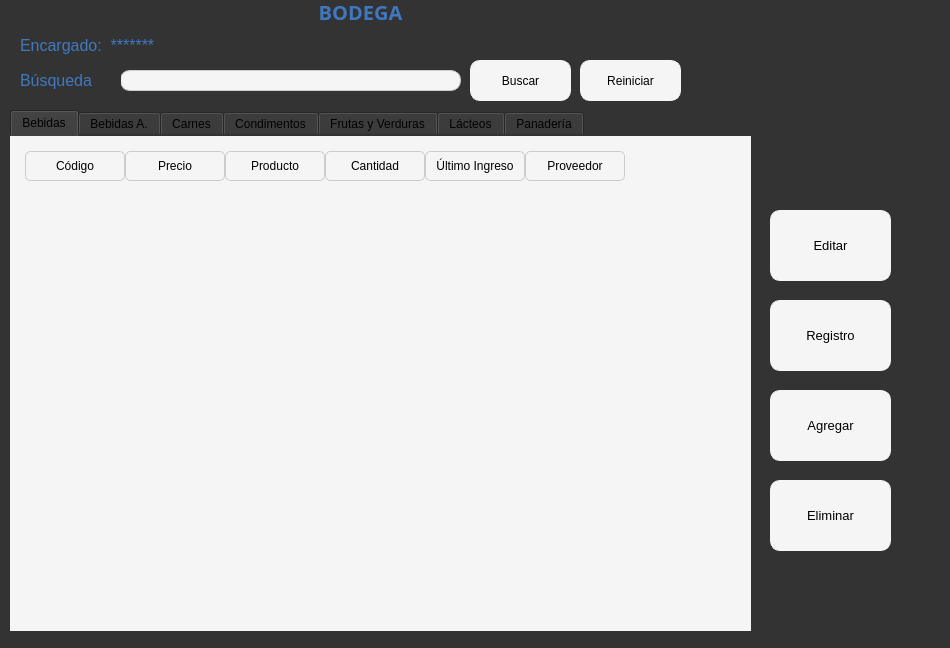
<?xml version="1.0" encoding="UTF-8"?>
<ui version="4.0">
 <class>Form</class>
 <widget class="QWidget" name="Form">
  <property name="geometry">
   <rect>
    <x>0</x>
    <y>0</y>
    <width>950</width>
    <height>648</height>
   </rect>
  </property>
  <property name="font">
   <font>
    <family>Segoe UI Symbol</family>
   </font>
  </property>
  <property name="windowTitle">
   <string>Form</string>
  </property>
  <property name="styleSheet">
   <string notr="true">background-color: rgb(51, 51, 51);</string>
  </property>
  <widget class="QLineEdit" name="barrabusqueda">
   <property name="geometry">
    <rect>
     <x>120</x>
     <y>70</y>
     <width>341</width>
     <height>21</height>
    </rect>
   </property>
   <property name="font">
    <font>
     <family>Segoe UI Symbol</family>
    </font>
   </property>
   <property name="styleSheet">
    <string notr="true">QLineEdit {
    border: 1px solid #ccc;
    border-radius: 10px;
    background-color: rgb(245, 245, 245);
}
</string>
   </property>
   <property name="text">
    <string/>
   </property>
  </widget>
  <widget class="QLabel" name="lbl_busqueda">
   <property name="geometry">
    <rect>
     <x>20</x>
     <y>70</y>
     <width>101</width>
     <height>21</height>
    </rect>
   </property>
   <property name="font">
    <font>
     <family>Segoe UI Symbol</family>
     <pointsize>12</pointsize>
    </font>
   </property>
   <property name="styleSheet">
    <string notr="true">color: #4078c0</string>
   </property>
   <property name="text">
    <string>Búsqueda</string>
   </property>
  </widget>
  <widget class="QLabel" name="ENCARGADO">
   <property name="geometry">
    <rect>
     <x>20</x>
     <y>30</y>
     <width>221</width>
     <height>31</height>
    </rect>
   </property>
   <property name="font">
    <font>
     <family>Segoe UI Symbol</family>
     <pointsize>12</pointsize>
    </font>
   </property>
   <property name="styleSheet">
    <string notr="true">color: #4078c0</string>
   </property>
   <property name="text">
    <string>Encargado:  *******</string>
   </property>
  </widget>
  <widget class="QLabel" name="titulo_bodega">
   <property name="geometry">
    <rect>
     <x>0</x>
     <y>0</y>
     <width>721</width>
     <height>24</height>
    </rect>
   </property>
   <property name="font">
    <font>
     <family>Sitka Small Semibold</family>
     <pointsize>15</pointsize>
     <weight>75</weight>
     <bold>true</bold>
    </font>
   </property>
   <property name="styleSheet">
    <string notr="true">
color: #4078c0</string>
   </property>
   <property name="text">
    <string>BODEGA</string>
   </property>
   <property name="alignment">
    <set>Qt::AlignCenter</set>
   </property>
  </widget>
  <widget class="QTabWidget" name="tabWidget">
   <property name="geometry">
    <rect>
     <x>10</x>
     <y>110</y>
     <width>741</width>
     <height>521</height>
    </rect>
   </property>
   <property name="font">
    <font>
     <family>Segoe UI Symbol</family>
     <pointsize>9</pointsize>
    </font>
   </property>
   <property name="styleSheet">
    <string notr="true">QTableWidget {
    background-color: #f5f5f5; /* Set entire widget background to #f5f5f5 */
    border: none; /* Remove external border */
    border-radius: 10px;
    padding: 5px;
    gridline-color: #ddd; /* Keep gridlines for column distinction */
}
QTableWidget::item {
    background-color: #f5f5f5; /* Set item background to #f5f5f5 */
    border: none; /* Remove item border */
    padding: 5px;
}
QHeaderView::section {
    background-color: #f5f5f5; /* Set header background to #f5f5f5 */
    border: 1px solid #ccc; /* Keep header border for distinction */
    border-radius: 5px;
    padding: 5px;
}
QTabWidget {
    background-color: #f5f5f5; /* Set tab widget background to #f5f5f5 */
    border: none; /* Remove external border */
    border-radius: 10px;
}</string>
   </property>
   <property name="currentIndex">
    <number>0</number>
   </property>
   <widget class="QWidget" name="BEBIDAS">
    <property name="font">
     <font>
      <pointsize>15</pointsize>
     </font>
    </property>
    <attribute name="title">
     <string>Bebidas</string>
    </attribute>
    <widget class="QTableWidget" name="tabla_bebidas">
     <property name="geometry">
      <rect>
       <x>10</x>
       <y>10</y>
       <width>721</width>
       <height>481</height>
      </rect>
     </property>
     <property name="font">
      <font>
       <family>Segoe UI Symbol</family>
       <pointsize>9</pointsize>
      </font>
     </property>
     <property name="styleSheet">
      <string notr="true">background-color: rgb(245, 245, 245);</string>
     </property>
     <property name="editTriggers">
      <set>QAbstractItemView::NoEditTriggers</set>
     </property>
     <column>
      <property name="text">
       <string>Código</string>
      </property>
     </column>
     <column>
      <property name="text">
       <string>Precio</string>
      </property>
     </column>
     <column>
      <property name="text">
       <string>Producto</string>
      </property>
     </column>
     <column>
      <property name="text">
       <string>Cantidad</string>
      </property>
     </column>
     <column>
      <property name="text">
       <string>Último Ingreso</string>
      </property>
     </column>
     <column>
      <property name="text">
       <string>Proveedor</string>
      </property>
     </column>
    </widget>
    <widget class="QLabel" name="label">
     <property name="geometry">
      <rect>
       <x>0</x>
       <y>0</y>
       <width>741</width>
       <height>501</height>
      </rect>
     </property>
     <property name="styleSheet">
      <string notr="true">background-color: rgb(245, 245, 245);</string>
     </property>
     <property name="text">
      <string/>
     </property>
    </widget>
    <zorder>label</zorder>
    <zorder>tabla_bebidas</zorder>
   </widget>
   <widget class="QWidget" name="BEBIDASA">
    <attribute name="title">
     <string>Bebidas A.</string>
    </attribute>
    <widget class="QTableWidget" name="tabla_bebidasa">
     <property name="geometry">
      <rect>
       <x>10</x>
       <y>10</y>
       <width>711</width>
       <height>481</height>
      </rect>
     </property>
     <property name="styleSheet">
      <string notr="true">background-color: rgb(245, 245, 245);</string>
     </property>
     <property name="editTriggers">
      <set>QAbstractItemView::NoEditTriggers</set>
     </property>
     <column>
      <property name="text">
       <string>Código</string>
      </property>
     </column>
     <column>
      <property name="text">
       <string>Precio</string>
      </property>
     </column>
     <column>
      <property name="text">
       <string>Producto</string>
      </property>
     </column>
     <column>
      <property name="text">
       <string>Cantidad</string>
      </property>
     </column>
     <column>
      <property name="text">
       <string>Último Ingreso</string>
      </property>
     </column>
     <column>
      <property name="text">
       <string>Proveedor</string>
      </property>
     </column>
    </widget>
    <widget class="QLabel" name="label_2">
     <property name="geometry">
      <rect>
       <x>0</x>
       <y>0</y>
       <width>741</width>
       <height>501</height>
      </rect>
     </property>
     <property name="styleSheet">
      <string notr="true">background-color: rgb(245, 245, 245);</string>
     </property>
     <property name="text">
      <string/>
     </property>
    </widget>
    <zorder>label_2</zorder>
    <zorder>tabla_bebidasa</zorder>
   </widget>
   <widget class="QWidget" name="CARNES">
    <attribute name="title">
     <string>Carnes</string>
    </attribute>
    <widget class="QTableWidget" name="tabla_carnes">
     <property name="geometry">
      <rect>
       <x>10</x>
       <y>10</y>
       <width>711</width>
       <height>481</height>
      </rect>
     </property>
     <property name="styleSheet">
      <string notr="true">background-color: rgb(245, 245, 245);</string>
     </property>
     <property name="editTriggers">
      <set>QAbstractItemView::NoEditTriggers</set>
     </property>
     <column>
      <property name="text">
       <string>Código</string>
      </property>
     </column>
     <column>
      <property name="text">
       <string>Precio</string>
      </property>
     </column>
     <column>
      <property name="text">
       <string>Producto</string>
      </property>
     </column>
     <column>
      <property name="text">
       <string>Cantidad</string>
      </property>
     </column>
     <column>
      <property name="text">
       <string>Último Ingreso</string>
      </property>
     </column>
     <column>
      <property name="text">
       <string>Proveedor</string>
      </property>
     </column>
    </widget>
    <widget class="QLabel" name="label_3">
     <property name="geometry">
      <rect>
       <x>0</x>
       <y>0</y>
       <width>741</width>
       <height>501</height>
      </rect>
     </property>
     <property name="styleSheet">
      <string notr="true">background-color: rgb(245, 245, 245);</string>
     </property>
     <property name="text">
      <string/>
     </property>
    </widget>
    <zorder>label_3</zorder>
    <zorder>tabla_carnes</zorder>
   </widget>
   <widget class="QWidget" name="condimentos">
    <attribute name="title">
     <string>Condimentos</string>
    </attribute>
    <widget class="QLabel" name="label_7">
     <property name="geometry">
      <rect>
       <x>0</x>
       <y>0</y>
       <width>741</width>
       <height>501</height>
      </rect>
     </property>
     <property name="styleSheet">
      <string notr="true">background-color: rgb(245, 245, 245);</string>
     </property>
     <property name="text">
      <string/>
     </property>
    </widget>
    <widget class="QTableWidget" name="tabla_condimentos">
     <property name="geometry">
      <rect>
       <x>10</x>
       <y>10</y>
       <width>711</width>
       <height>481</height>
      </rect>
     </property>
     <property name="styleSheet">
      <string notr="true">background-color: rgb(245, 245, 245);</string>
     </property>
     <property name="editTriggers">
      <set>QAbstractItemView::NoEditTriggers</set>
     </property>
     <column>
      <property name="text">
       <string>Código</string>
      </property>
     </column>
     <column>
      <property name="text">
       <string>Precio</string>
      </property>
     </column>
     <column>
      <property name="text">
       <string>Producto</string>
      </property>
     </column>
     <column>
      <property name="text">
       <string>Cantidad</string>
      </property>
     </column>
     <column>
      <property name="text">
       <string>Último Ingreso</string>
      </property>
     </column>
     <column>
      <property name="text">
       <string>Proveedor</string>
      </property>
     </column>
    </widget>
   </widget>
   <widget class="QWidget" name="Frutasyverduras">
    <attribute name="title">
     <string>Frutas y Verduras</string>
    </attribute>
    <widget class="QTableWidget" name="tabla_frutasyverduras">
     <property name="geometry">
      <rect>
       <x>10</x>
       <y>10</y>
       <width>711</width>
       <height>481</height>
      </rect>
     </property>
     <property name="styleSheet">
      <string notr="true">background-color: rgb(245, 245, 245);</string>
     </property>
     <property name="editTriggers">
      <set>QAbstractItemView::NoEditTriggers</set>
     </property>
     <column>
      <property name="text">
       <string>Código</string>
      </property>
     </column>
     <column>
      <property name="text">
       <string>Precio</string>
      </property>
     </column>
     <column>
      <property name="text">
       <string>Producto</string>
      </property>
     </column>
     <column>
      <property name="text">
       <string>Cantidad</string>
      </property>
     </column>
     <column>
      <property name="text">
       <string>Último Ingreso</string>
      </property>
     </column>
     <column>
      <property name="text">
       <string>Proveedor</string>
      </property>
     </column>
    </widget>
    <widget class="QLabel" name="label_4">
     <property name="geometry">
      <rect>
       <x>0</x>
       <y>0</y>
       <width>741</width>
       <height>501</height>
      </rect>
     </property>
     <property name="styleSheet">
      <string notr="true">background-color: rgb(245, 245, 245);</string>
     </property>
     <property name="text">
      <string/>
     </property>
    </widget>
    <zorder>label_4</zorder>
    <zorder>tabla_frutasyverduras</zorder>
   </widget>
   <widget class="QWidget" name="Lacteos">
    <attribute name="title">
     <string>Lácteos</string>
    </attribute>
    <widget class="QTableWidget" name="tabla_lacteos">
     <property name="geometry">
      <rect>
       <x>10</x>
       <y>10</y>
       <width>711</width>
       <height>481</height>
      </rect>
     </property>
     <property name="font">
      <font>
       <family>Segoe UI Symbol</family>
       <pointsize>9</pointsize>
      </font>
     </property>
     <property name="styleSheet">
      <string notr="true">background-color: rgb(245, 245, 245);</string>
     </property>
     <property name="editTriggers">
      <set>QAbstractItemView::NoEditTriggers</set>
     </property>
     <column>
      <property name="text">
       <string>Código</string>
      </property>
     </column>
     <column>
      <property name="text">
       <string>Precio</string>
      </property>
     </column>
     <column>
      <property name="text">
       <string>Producto</string>
      </property>
     </column>
     <column>
      <property name="text">
       <string>Cantidad</string>
      </property>
     </column>
     <column>
      <property name="text">
       <string>Último Ingreso</string>
      </property>
     </column>
     <column>
      <property name="text">
       <string>Proveedor</string>
      </property>
     </column>
    </widget>
    <widget class="QLabel" name="label_6">
     <property name="geometry">
      <rect>
       <x>0</x>
       <y>0</y>
       <width>741</width>
       <height>501</height>
      </rect>
     </property>
     <property name="styleSheet">
      <string notr="true">background-color: rgb(245, 245, 245);</string>
     </property>
     <property name="text">
      <string/>
     </property>
    </widget>
    <zorder>label_6</zorder>
    <zorder>tabla_lacteos</zorder>
   </widget>
   <widget class="QWidget" name="PANADERIA">
    <attribute name="title">
     <string>Panadería</string>
    </attribute>
    <widget class="QTableWidget" name="tabla_panaderia">
     <property name="geometry">
      <rect>
       <x>10</x>
       <y>10</y>
       <width>711</width>
       <height>481</height>
      </rect>
     </property>
     <property name="styleSheet">
      <string notr="true">background-color: rgb(245, 245, 245);</string>
     </property>
     <property name="editTriggers">
      <set>QAbstractItemView::NoEditTriggers</set>
     </property>
     <column>
      <property name="text">
       <string>Código</string>
      </property>
     </column>
     <column>
      <property name="text">
       <string>Precio</string>
      </property>
     </column>
     <column>
      <property name="text">
       <string>Producto</string>
      </property>
     </column>
     <column>
      <property name="text">
       <string>Cantidad</string>
      </property>
     </column>
     <column>
      <property name="text">
       <string>Último Ingreso</string>
      </property>
     </column>
     <column>
      <property name="text">
       <string>Proveedor</string>
      </property>
     </column>
    </widget>
    <widget class="QLabel" name="label_5">
     <property name="geometry">
      <rect>
       <x>0</x>
       <y>0</y>
       <width>741</width>
       <height>501</height>
      </rect>
     </property>
     <property name="styleSheet">
      <string notr="true">background-color: rgb(245, 245, 245);</string>
     </property>
     <property name="text">
      <string/>
     </property>
    </widget>
    <zorder>label_5</zorder>
    <zorder>tabla_panaderia</zorder>
   </widget>
  </widget>
  <widget class="QPushButton" name="botonbuscar">
   <property name="geometry">
    <rect>
     <x>470</x>
     <y>60</y>
     <width>101</width>
     <height>41</height>
    </rect>
   </property>
   <property name="font">
    <font>
     <family>Segoe UI Symbol</family>
     <pointsize>9</pointsize>
    </font>
   </property>
   <property name="styleSheet">
    <string notr="true">QPushButton {
    background-color: #f5f5f5;
    border: 1px solid #f5f5f5;
    border-radius: 10px;
}</string>
   </property>
   <property name="text">
    <string>Buscar</string>
   </property>
  </widget>
  <widget class="QPushButton" name="botonreset">
   <property name="geometry">
    <rect>
     <x>580</x>
     <y>60</y>
     <width>101</width>
     <height>41</height>
    </rect>
   </property>
   <property name="font">
    <font>
     <family>Segoe UI Symbol</family>
     <pointsize>9</pointsize>
    </font>
   </property>
   <property name="styleSheet">
    <string notr="true">QPushButton {

    background-color: #f5f5f5;
    border: 1px solid #f5f5f5;
    border-radius: 10px;
}</string>
   </property>
   <property name="text">
    <string>Reiniciar</string>
   </property>
  </widget>
  <widget class="QPushButton" name="editar">
   <property name="geometry">
    <rect>
     <x>770</x>
     <y>210</y>
     <width>121</width>
     <height>71</height>
    </rect>
   </property>
   <property name="font">
    <font>
     <family>Segoe UI Symbol</family>
     <pointsize>10</pointsize>
    </font>
   </property>
   <property name="styleSheet">
    <string notr="true">QPushButton {
        background-color: #f5f5f5;
        border: 1px solid #f5f5f5;
        border-radius: 10px;
        padding: 10px 20px;
    }
</string>
   </property>
   <property name="text">
    <string>Editar</string>
   </property>
  </widget>
  <widget class="QPushButton" name="Registro">
   <property name="geometry">
    <rect>
     <x>770</x>
     <y>300</y>
     <width>121</width>
     <height>71</height>
    </rect>
   </property>
   <property name="font">
    <font>
     <family>Segoe UI Symbol</family>
     <pointsize>10</pointsize>
    </font>
   </property>
   <property name="styleSheet">
    <string notr="true">QPushButton {
        background-color: #f5f5f5;
        border: 1px solid #f5f5f5;
        border-radius: 10px;
        padding: 10px 20px;
    }
</string>
   </property>
   <property name="text">
    <string>Registro</string>
   </property>
  </widget>
  <widget class="QPushButton" name="agregar_2">
   <property name="geometry">
    <rect>
     <x>770</x>
     <y>390</y>
     <width>121</width>
     <height>71</height>
    </rect>
   </property>
   <property name="font">
    <font>
     <family>Segoe UI Symbol</family>
     <pointsize>10</pointsize>
    </font>
   </property>
   <property name="styleSheet">
    <string notr="true">QPushButton {
        background-color: #f5f5f5;
        border: 1px solid #f5f5f5;
        border-radius: 10px;
        padding: 10px 20px;
    }
</string>
   </property>
   <property name="text">
    <string>Agregar</string>
   </property>
  </widget>
  <widget class="QLabel" name="label_8">
   <property name="geometry">
    <rect>
     <x>0</x>
     <y>0</y>
     <width>951</width>
     <height>641</height>
    </rect>
   </property>
   <property name="text">
    <string/>
   </property>
  </widget>
  <widget class="QPushButton" name="eliminar">
   <property name="geometry">
    <rect>
     <x>770</x>
     <y>480</y>
     <width>121</width>
     <height>71</height>
    </rect>
   </property>
   <property name="font">
    <font>
     <family>Segoe UI Symbol</family>
     <pointsize>10</pointsize>
    </font>
   </property>
   <property name="styleSheet">
    <string notr="true">QPushButton {
        background-color: #f5f5f5;
        border: 1px solid #f5f5f5;
        border-radius: 10px;
        padding: 10px 20px;
    }
</string>
   </property>
   <property name="text">
    <string>Eliminar</string>
   </property>
  </widget>
  <zorder>label_8</zorder>
  <zorder>tabWidget</zorder>
  <zorder>barrabusqueda</zorder>
  <zorder>lbl_busqueda</zorder>
  <zorder>ENCARGADO</zorder>
  <zorder>titulo_bodega</zorder>
  <zorder>botonbuscar</zorder>
  <zorder>botonreset</zorder>
  <zorder>editar</zorder>
  <zorder>Registro</zorder>
  <zorder>agregar_2</zorder>
  <zorder>eliminar</zorder>
 </widget>
 <resources/>
 <connections/>
</ui>
